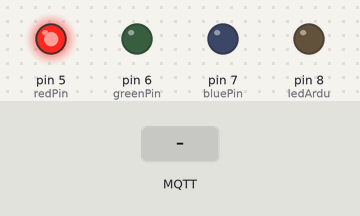
The sketch below on a simulated Arduino Uno, built with avr-gcc and run on an emulated ATmega328P. On the bench: output pins drawn as LEDs (lit = HIGH). Dashed ring = blinking. The inputs (shaded band) are chosen by the test bench. No MQTT or app messages arrive unless stated; what the sketch prints to the serial monitor is not drawn.

Above: at 1.2 s.
1.3 s: MQTT message "1" arrives on the first subscribed topic
At 2.0 s:
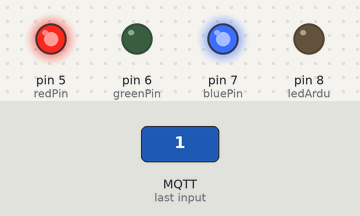
4.3 s: MQTT message "2" arrives on the first subscribed topic
At 4.51 s:
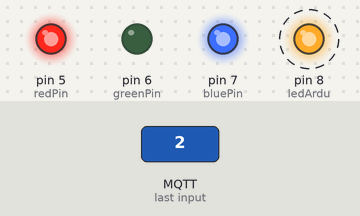
7.3 s: MQTT message "0" arrives on the first subscribed topic
At 9.0 s:
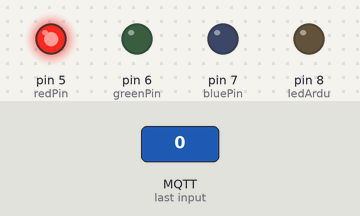
Timing chart, 0 to 10.5 s (numbered marks = the images above; inputs shaded):
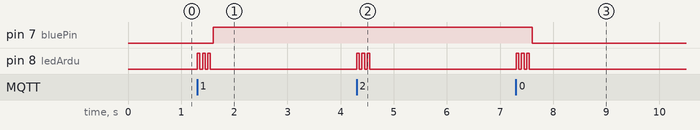

Measured:
- after the input at 1.3 s, pin 7 (bluePin): LOW → HIGH after 0.30 s; pin 8 (ledArdu): alternates HIGH for 0.05 s and LOW for 0.05 s, 6 changes in all, then stays LOW, starting at once
- after the input at 4.3 s, pin 8 (ledArdu): alternates HIGH for 0.05 s and LOW for 0.05 s, 6 changes in all, then stays LOW, starting at once
- after the input at 7.3 s, pin 7 (bluePin): HIGH → LOW after 0.30 s; pin 8 (ledArdu): alternates HIGH for 0.05 s and LOW for 0.05 s, 6 changes in all, then stays LOW, starting at once

The sketch:

MQTT_Arduino_8-7-2015.ino
```cpp
#include <SPI.h>
#include <Ethernet.h>
#include <PubSubClient.h>

// Update these with values suitable for your network.
byte mac[]    = {  0xDE, 0xED, 0xBA, 0xFE, 0xFE, 0xED };
byte server[] = { 192, 168, 1, 107 };
byte ip[]     = { 192, 168, 1,  177};


// Set what PINs our Led's are connected to
int redPin = 5;
int greenPin = 6;
int bluePin = 7;
int ledArdu= 8;

byte on[2] = "1";
byte off[2] = "0";

EthernetClient ethClient;

PubSubClient client(server, 1883, callback, ethClient);

// handles messages that are returned from the broker on our subscribed channel
void callback(char* topic, byte* payload, unsigned int length) {

  Serial.print("New message from broker on topic:");
  Serial.println(topic);

  Serial.print("Payload:");
  Serial.write(payload, length);


  // This will blink our green LED
//  blink(greenPin);
    blink(ledArdu);

  // Check and see if our payload matches our simple trigger test
  if ((length == 1) & (memcmp(payload, on, 1) == 0) )
  {
    Relay(bluePin,1);
  }
  if ((length == 1) & (memcmp(payload, off, 1) == 0) )
  {
  Relay(bluePin,0);
  }

/*
  byte* p = (byte*)malloc(length);
  // Copy the payload to the new buffer
  memcpy(p,payload,length);
  client.publish("outTopic", p, length);
  // Free the memory
  free(p);
*/
}


void setup()
{


  // Open serial communications
  Serial.begin(9600);

  // Setup our Leds
  pinMode(redPin, OUTPUT);
  pinMode(greenPin, OUTPUT);
  pinMode(bluePin, OUTPUT);
  pinMode(ledArdu, OUTPUT);
  Ethernet.begin(mac, ip);

  Serial.print("My address:");
  Serial.println(Ethernet.localIP());

   if (client.connect("arduinoClient")) {
      // Good, we connected turn on the red led
    digitalWrite(redPin, HIGH);
   // Publish a message to the status topic
    client.publish("led","1");

    // Listen for messages on the control topic
    client.subscribe("led");
  }
}

void loop()
{
  client.loop();
}


// Anything with flashing lights.
void blink(int targetLed)
{
 static boolean led = HIGH;
 static int count = 0;

 Serial.print("Starting to blink...");

 while (count < 6)
 {
   digitalWrite(targetLed, led);

   count++;

   if (led == HIGH)
   {
     led = LOW;
   }
   else
   {
     led = HIGH;
   }


   delay(50);
 }

 count = 0;

 Serial.print("done.");
}


// Anything with flashing lights.
void Relay(int pin, int estado)
{


 switch(estado){
   case 0: digitalWrite(pin, LOW);
   client.publish("led","Led apagado ");
   break;
   case 1: digitalWrite(pin, HIGH);
    client.publish("led","Led encendid");

 break;
 default:
  client.publish("led","Error de Comando");

 break;
 }


 Serial.print("done.");
}
```
